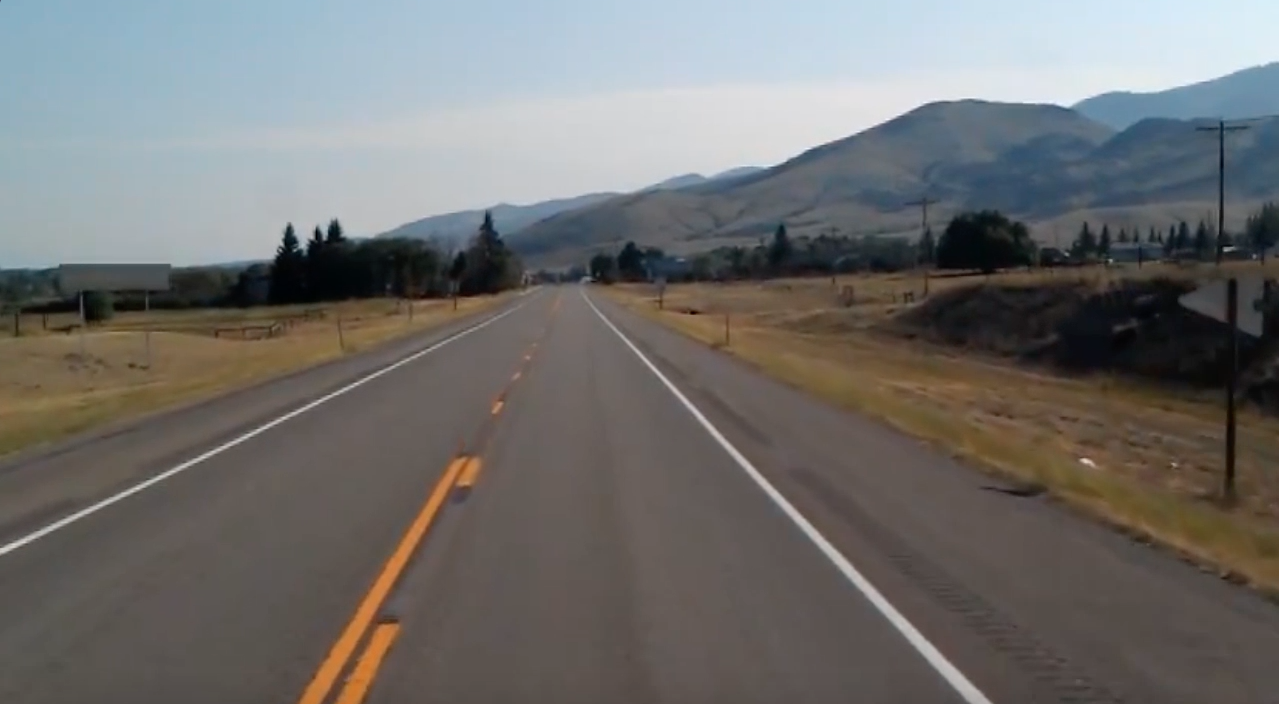
#> input picture road.png, 1279 x 704 px
$ python road_lane_1.py
#> lines starting #> are read from the running program, lines starting #| are printed output that depends on the picture; after the words box and inside, x2 and y2 are one past the last pixel; in counts of white or black regions, pixels touching at a corner belong together
import matplotlib.pyplot as plt
import numpy as np
import cv2 as cv

image = cv.imread('road.png')
#> image is the input picture: shape (704, 1279, 3); mean B, G, R 109.7, 111.3, 112.3
image = cv.cvtColor(image, cv.COLOR_BGR2RGB)

print(image.shape)
#| (704, 1279, 3)
height = image.shape[0]
#> height = 704
width = image.shape[1]
#> width = 1279

#create triangle of our lane
region_of_interest_vertices = [
    (0, height),
    (width/2, height/2),
    (width, height)
]
#> region_of_interest_vertices = [(0, 704), (639.5, 352), (1279, 704)]

def region_of_interest(img, vertices):
    mask = np.zeros_like(img)
    channel_count = img.shape[2]
#> channel_count = 3
    match_mask_color = (255,) * channel_count # (255,255,255)
#> match_mask_color = (255, 255, 255)
    cv.fillPoly(mask, vertices, match_mask_color)
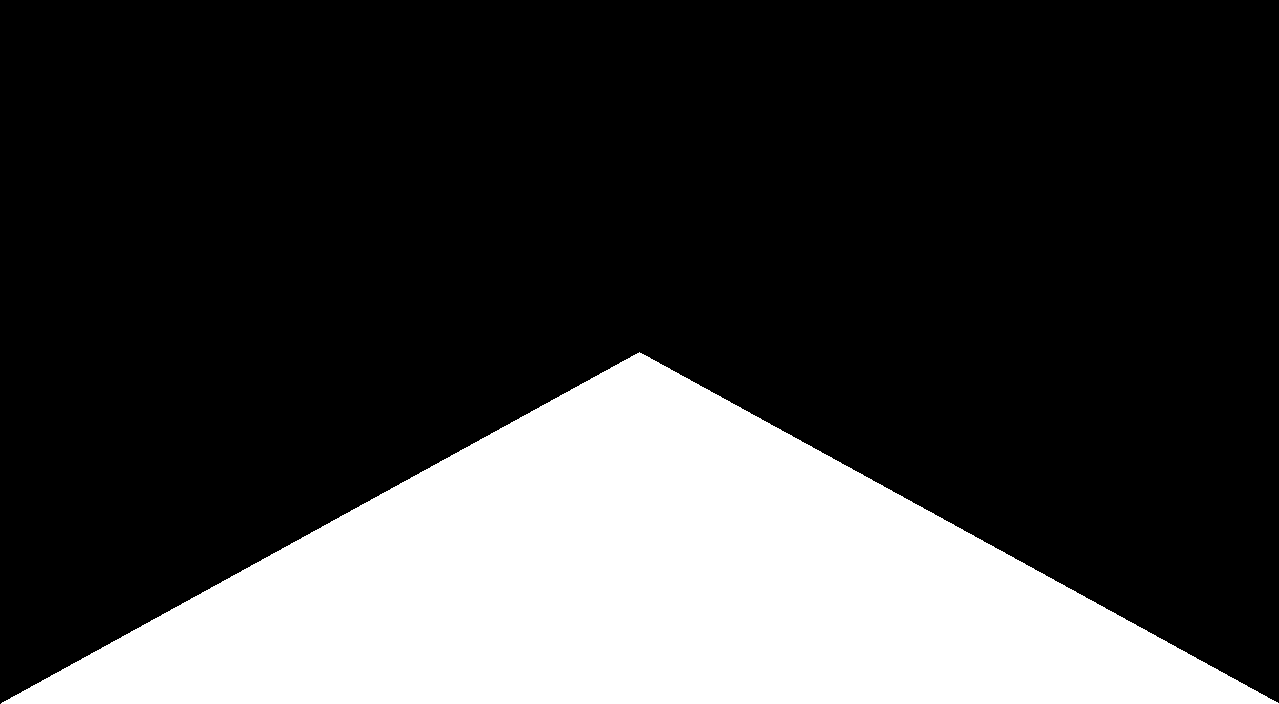
#> mask: shape (704, 1279, 3); 25% white; 1 white region, box (x1, y1, x2, y2) and area: (1, 352, 1279, 704) 225391
    #plt.imshow(mask)
    masked_image = cv.bitwise_and(image, mask)
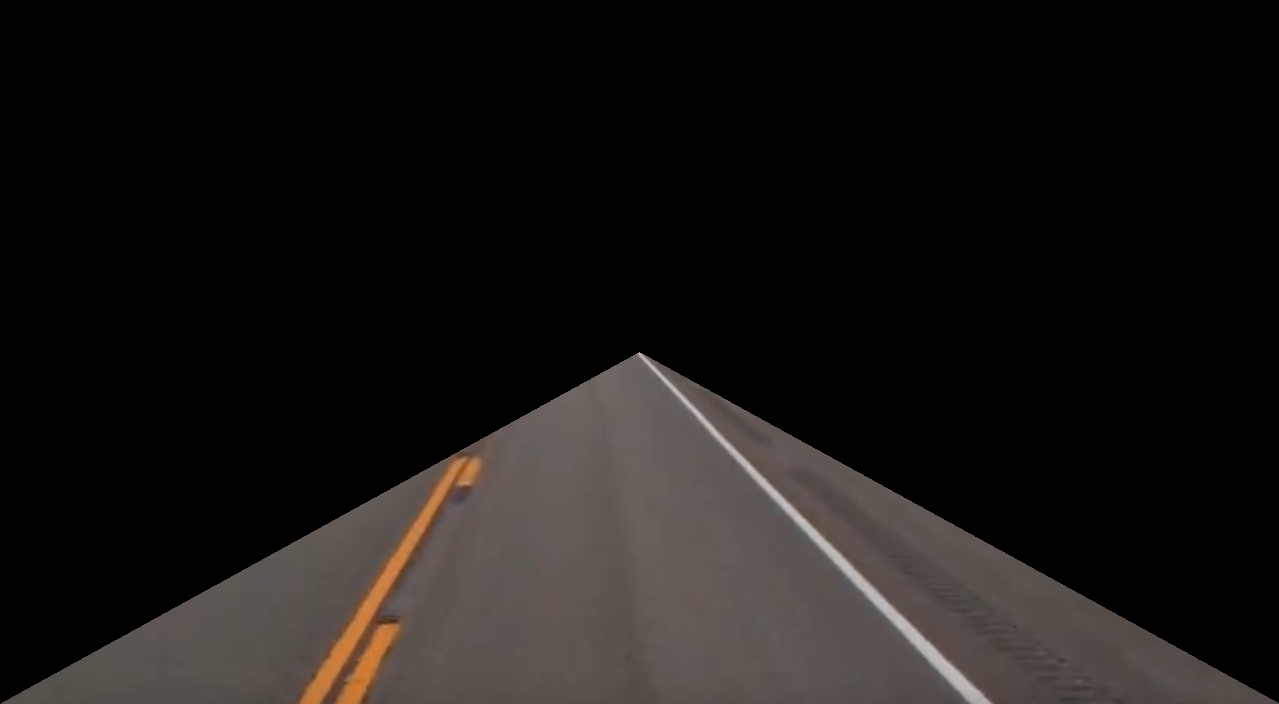
#> masked_image: shape (704, 1279, 3); mean R, G, B 24.4, 21.8, 20.4
    return masked_image

cropped_image = region_of_interest(image,
                                   np.array([region_of_interest_vertices], np.int32))
plt.imshow(cropped_image)
plt.show()

$ run again, with bg.png copied over road.png
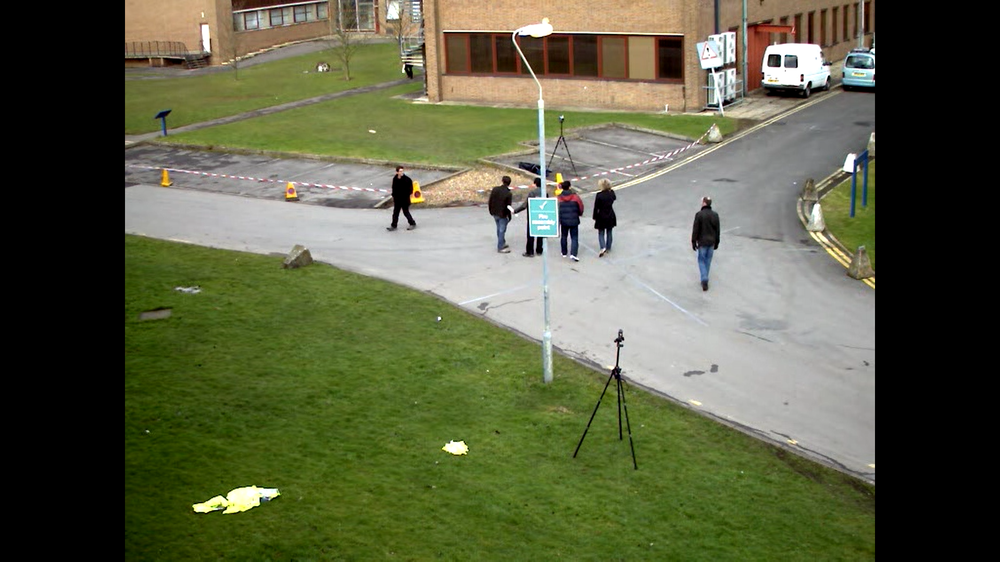
#> input picture bg.png, 1000 x 562 px, shrunk from 1920 x 1080 before the run
#> image is the input picture: shape (562, 1000, 3); mean B, G, R 68.5, 96, 92
#| (562, 1000, 3)
#> mask: shape (562, 1000, 3); 25% white; 1 white region, box (x1, y1, x2, y2) and area: (1, 281, 1000, 562) 140719
#> in region_of_interest, `masked_image = cv.bitwise_and(image, mask)`:
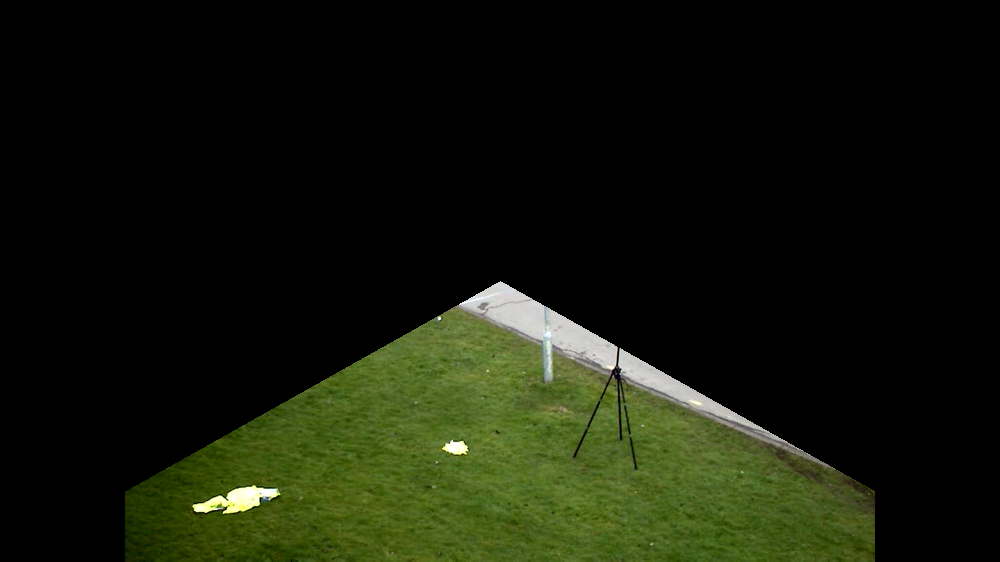
#> masked_image: shape (562, 1000, 3); mean R, G, B 19.9, 24.5, 9.8

$ run again, with gradient.png copied over road.png
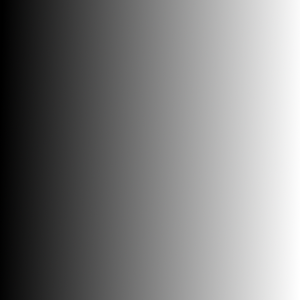
#> input picture gradient.png, 300 x 300 px
#> image is the input picture: shape (300, 300, 3); mean B, G, R 126.5, 126.5, 126.5
#| (300, 300, 3)
#> in region_of_interest, `cv.fillPoly(mask, vertices, match_mask_color)`:
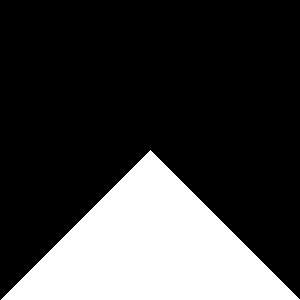
#> mask: shape (300, 300, 3); 25% white; 1 white region, box (x1, y1, x2, y2) and area: (1, 150, 300, 300) 22500
#> in region_of_interest, `masked_image = cv.bitwise_and(image, mask)`:
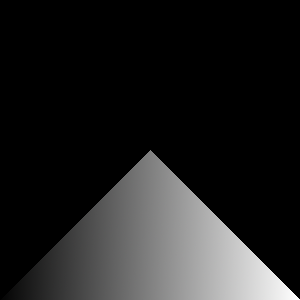
#> masked_image: shape (300, 300, 3); mean R, G, B 32.2, 32.2, 32.2
